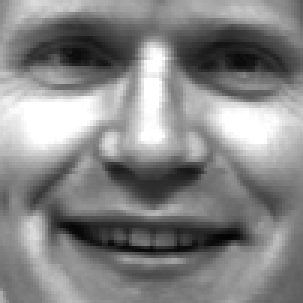
#> input picture emotion_classification/train/subject01.happy.gif, 101 x 101 px (shown 3 times larger); its folder holds 4 pictures in this run
$ jupyter execute --allow-errors Implementing_Backprop_from_Scratch.ipynb
#> lines starting #> are read from the running program, lines starting #| are printed output that depends on the picture
# Problem Statement

#### The emotion_classification dataset has training/test subject faces with happy/sad emotion are provided in
#### the data. Each image is of 100×100 matrix. Perform PCA to reduce the dimension from
#### 10000 to K = 12. Implement a 2 hidden layer deep neural network (each layer containing
#### 10 neurons) to classify the happy/sad classes. Use the cross entropy error function with
#### softmax output activations and ReLU hidden layer activations. Perform 20 iterations of
#### back propagation and plot the error on training data as a function of the iteration. What
#### is the test accuracy for this case and how does it change if the number of hiddent neurons
#### is increased to 15. Does momentum (with a momentum factor of 0.9) improve the learning
#### process ? Provide your detailed analysis.

# Importing Libraries

[cell 1]
import os
import numpy as np
import matplotlib.image as mpimg
import matplotlib.pyplot as plt

# Load Images

[cell 2]
def load_images(folder):
#> called with folder = './emotion_classification/train'
    label = []
    X=[]
    for filename in os.listdir(folder):
        img = mpimg.imread(os.path.join(folder, filename))
#> img is the input picture: shape (101, 101); min 3, max 255, mean 133.8
        label.append(filename.split('.')[1])
        if img is not None:
            X.append(np.array(img/255.0).flatten())

    label = np.array(label)
    X = np.array(X)
    y = np.array([1 if 'happy' in name else 0 for name in label])

    return X,y

[cell 3]
trainfolder="./emotion_classification/train"
[train_X,train_label] = load_images(trainfolder)

testfolder="./emotion_classification/test"
#> (the rest of this cell did not finish here and is left out)


#  Standardizing Data

[cell 4]
mean1 = train_X.mean(axis=0)
train_X = train_X - mean1

#> (the rest of this cell did not finish here and is left out)

[cell 5]
train_X.shape
#> Out = (4, 10201)

#> (a cell that did not finish here is left out)

### PCA

[cell 7]
from sklearn.decomposition import PCA
pca = PCA(n_components = 12)
#> (the rest of this cell did not finish here and is left out)

#> (a cell that did not finish here is left out)

#> (a cell that did not finish here is left out)

### Normalizing PCA output

[cell 10]
from sklearn import preprocessing
standard_scaler = preprocessing.StandardScaler()
#> (the rest of this cell did not finish here and is left out)

#> (a cell that did not finish here is left out)

#> (a cell that did not finish here is left out)

# Multi Layer Perceptron

[cell 13]
class MultiLayerPerceptron():
    def __init__(self,layers=[12,10,10,2], lr=0.0001,mf=0,iterations=20,optimizer='gradient_descent'):
        self.layers = layers
        self.lr = lr
        self.mf = mf
        self.iterations = iterations
        self.optimizer = optimizer
        self.params = {}
        self.costs = []


    # [37 lines left out: functions initialize_weights, relu, one_hot_encode, softmax, not called in this run]


    def cost_function(self,y_pred,one_hot_y):
        total = one_hot_y * np.log(y_pred + 1e-8)
        return -1*(total.sum())

    # [89 lines left out: functions forward_pass, backward_pass, fit, predict, not called in this run]


    def plot_cost(self,title1):
#> called with title1 = 'Without Momentum'
        plt.figure()
        plt.plot(np.arange(len(self.costs)), self.costs)
        plt.xlabel("epochs")
        plt.ylabel("cost")
        plt.title(title1)
        plt.show()
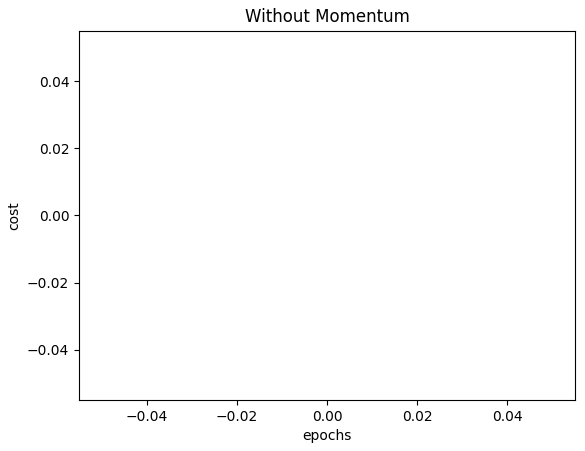
#> figure drawn by matplotlib, 1 panel

### Applying Gradient Descent

[cell 14]
mlp = MultiLayerPerceptron()

#> (a cell that did not finish here is left out)

[cell 16]
mlp.plot_cost('Without Momentum')

#> (a cell that did not finish here is left out)

#> (a cell that did not finish here is left out)

### Applying momentum

[cell 19]
mlp_mom = MultiLayerPerceptron(mf=0.9,optimizer='momentum')
